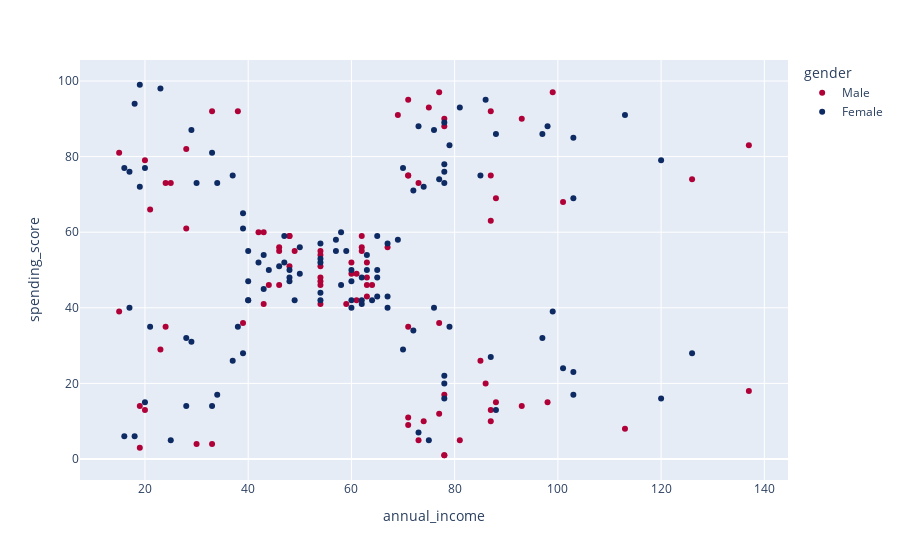

The cell this chart's notebook holds for it:
### Code cell
px.scatter(data_frame=df,x="annual_income",y="spending_score",color="gender",color_discrete_sequence=px.colors.qualitative.Dark24_r)

### Figure 1 — Plotly figure (JSON) as saved in the notebook; plotly's stock layout.template omitted (floating-point values rounded to 4 significant figures)
{"data": [{"hovertemplate": "gender=Male<br>annual_income=%{x}<br>spending_score=%{y}<extra></extra>", "legendgroup": "Male", "marker": {"color": "#AF0038", "symbol": "circle"}, "mode": "markers", "name": "Male", "orientation": "v", "showlegend": true, "type": "scatter", "x": [15, 15, 19, 19, 20, 20, 21, 23, 24, 24, 25, 28, 28, 30, 33, 33, 38, 39, 42, 43, 43, 44, 46, 46, 46, 48, 48, 48, 49, 54, 54, 54, 54, 54, 54, 54, 59, 60, 60, 61, 61, 62, 62, 62, 63, 63, 63, 63, 64, 67, 69, 71, 71, 71, 71, 71, 71, 73, 73, 74, 75, 77, 77, 77, 78, 78, 78, 78, 78, 81, 85, 86, 87, 87, 87, 87, 87, 88, 88, 93, 93, 98, 99, 101, 113, 126, 137, 137], "xaxis": "x", "y": [39, 81, 3, 14, 13, 79, 66, 29, 35, 73, 73, 82, 61, 4, 4, 92, 92, 36, 60, 60, 41, 46, 46, 56, 55, 51, 59, 59, 55, 47, 54, 48, 51, 55, 41, 46, 41, 49, 52, 42, 49, 59, 55, 56, 46, 43, 48, 52, 46, 56, 91, 35, 95, 11, 75, 9, 75, 5, 73, 10, 93, 12, 97, 36, 90, 17, 88, 1, 1, 5, 26, 20, 63, 13, 75, 10, 92, 15, 69, 14, 90, 15, 97, 68, 8, 74, 18, 83], "yaxis": "y"}, {"hovertemplate": "gender=Female<br>annual_income=%{x}<br>spending_score=%{y}<extra></extra>", "legendgroup": "Female", "marker": {"color": "#0D2A63", "symbol": "circle"}, "mode": "markers", "name": "Female", "orientation": "v", "showlegend": true, "type": "scatter", "x": [16, 16, 17, 17, 18, 18, 19, 19, 20, 20, 21, 23, 25, 28, 28, 29, 29, 30, 33, 33, 34, 34, 37, 37, 38, 39, 39, 39, 40, 40, 40, 40, 42, 43, 43, 44, 46, 47, 47, 48, 48, 48, 49, 50, 50, 54, 54, 54, 54, 54, 57, 57, 58, 58, 59, 60, 60, 60, 60, 62, 62, 62, 63, 63, 64, 65, 65, 65, 65, 67, 67, 67, 69, 70, 70, 72, 72, 73, 73, 74, 75, 76, 76, 77, 78, 78, 78, 78, 78, 78, 78, 79, 79, 81, 85, 86, 87, 88, 88, 97, 97, 98, 99, 101, 103, 103, 103, 103, 113, 120, 120, 126], "xaxis": "x", "y": [6, 77, 40, 76, 6, 94, 72, 99, 15, 77, 35, 98, 5, 14, 32, 31, 87, 73, 14, 81, 17, 73, 26, 75, 35, 61, 28, 65, 55, 47, 42, 42, 52, 54, 45, 50, 51, 52, 59, 50, 48, 47, 42, 49, 56, 53, 52, 42, 44, 57, 58, 55, 60, 46, 55, 40, 42, 47, 50, 41, 48, 42, 50, 54, 42, 48, 50, 43, 59, 43, 57, 40, 58, 29, 77, 34, 71, 88, 7, 72, 5, 40, 87, 74, 22, 20, 76, 16, 89, 78, 73, 35, 83, 93, 75, 95, 27, 13, 86, 32, 86, 88, 39, 24, 17, 85, 23, 69, 91, 16, 79, 28], "yaxis": "y"}], "layout": {"legend": {"title": {"text": "gender"}, "tracegroupgap": 0}, "margin": {"t": 60}, "xaxis": {"anchor": "y", "domain": [0, 1], "title": {"text": "annual_income"}}, "yaxis": {"anchor": "x", "domain": [0, 1], "title": {"text": "spending_score"}}}}
